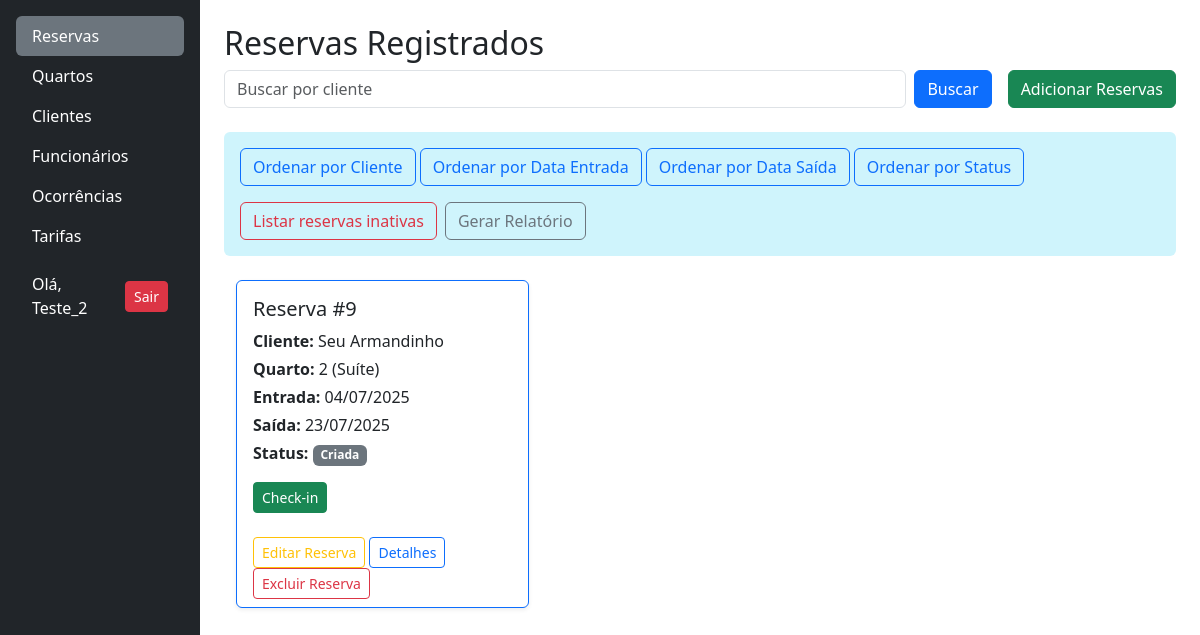
The app's page / (signed in), older data.
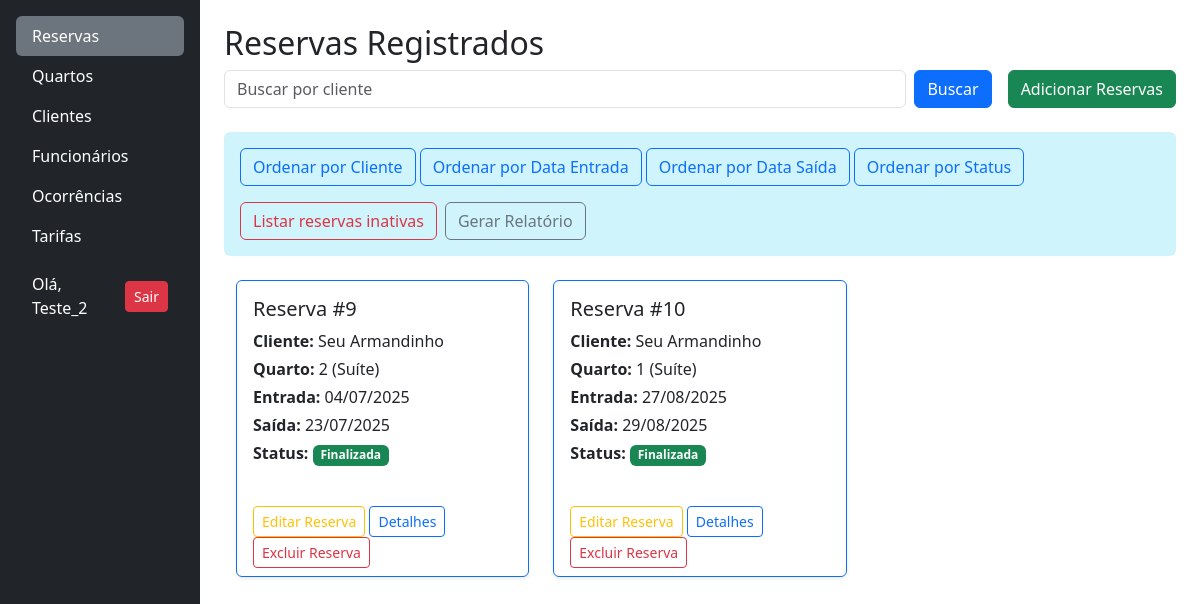
The same page, newer data.
### reservas/models.py (models this page shows, shortened)
class Reserva(models.Model):
    data_entrada = models.DateField()
    data_saida = models.DateField()
    cliente = models.ForeignKey(Cliente, on_delete=models.RESTRICT)
    funcionario = models.ForeignKey(User, on_delete=models.RESTRICT)
    quarto = models.ForeignKey(Quarto, on_delete=models.RESTRICT)
    criada_em = models.DateTimeField(auto_now_add=True)
    status = models.CharField(
        max_length=20,
        choices=STATUS_RESERVA_CHOICES,
        default='criada',
    )

### clientes/models.py (models this page shows, shortened)
class Cliente(models.Model):
    nome = models.CharField(max_length=50, blank=False)
    email = models.EmailField(max_length=254, blank=False)
    telefone = models.CharField(max_length=11, blank=False)
    cpf = models.CharField(max_length=11, unique=True, blank=False)
    endereco = models.CharField(
        max_length=50, blank=False, verbose_name="Endereço")
    cep = models.CharField(max_length=8, blank=False)
    ativo = models.BooleanField(default=True)

### quartos/models.py (models this page shows, shortened)
class Quarto(models.Model):
    numero = models.IntegerField(
        unique=True,
        verbose_name="Número do Quarto"
    )
    andar = models.IntegerField(
        verbose_name="Andar do Quarto"
    )
    descricao = models.TextField(
        blank=True,
        null=True,
        verbose_name="Descrição do Quarto"
    )
    status = models.CharField(
        choices=QUARTO_STATUS_CHOICES,
        max_length=25,
        blank=False,
        verbose_name="Status Atual"
    )
    tipo = models.ForeignKey(
        TipoQuarto,
        on_delete=models.RESTRICT,
        verbose_name="Tipo de Quarto"
    )
    foto = StdImageField(
        upload_to='fotos/quartos',
        variations={'thumb': (150, 150), 'medium': (
            300, 300), 'large': (600, 400)},
        blank=True,
        null=True
    )

class TipoQuarto(models.Model):
    nome = models.CharField(max_length=100, unique=True, blank=False)
    descricao = models.TextField(max_length=400, blank=True, null=True)
    capacidade = models.IntegerField(verbose_name="Capacidade", blank=False)

### reservas/views.py (the view)
# urls.py: path("", include('reservas.urls')),
@login_required
def reservas(request):
    query = request.GET.get('busca', '')
    if query:
        reservas = Reserva.objects.filter(
            cliente__nome__icontains=query, status__in=[
                "criada", "em_andamento", "finalizada"]
        )
    else:
        reservas = Reserva.objects.filter(
            status__in=["criada", "em_andamento", "finalizada"])
    dados = {
        'reservas': reservas,
        'query': query,
        'ativos': True,
    }
    return render(request, 'reservas/index.html', dados)

### reservas/templates/reservas/index.html
{% extends 'base.html' %}
{% block content %}
   <h2>Reservas Registrados</h2>
    <div class="d-flex flex-wrap align-items-center gap-3 mb-4">
        <div class="flex-grow-1">
            {% include 'partials/_busca.html' with placeholder_text="Buscar por cliente" %}
        </div>
        <div class="d-flex flex-wrap align-items-center gap-2">
            <a href="{% url 'reservas:cadastrar_reserva' %}" class="btn btn-success">Adicionar Reservas</a>
        </div>
    </div>
    <div class="d-flex flex-wrap gap-3 align-items-center bg-info-subtle text-white p-3 rounded mb-3 justify-content-between">
        <div>
            <a href="{% url 'reservas:ordenar_reserva' 'cliente' %}?busca={{ query }}&ativo={{ ativos }}" class="btn btn-outline-primary">Ordenar por Cliente</a>
            <a href="{% url 'reservas:ordenar_reserva' 'data_entrada' %}?busca={{ query }}&ativo={{ ativos }}" class="btn btn-outline-primary">Ordenar por Data Entrada</a>
            <a href="{% url 'reservas:ordenar_reserva' 'data_saida' %}?busca={{ query }}&ativo={{ ativos }}" class="btn btn-outline-primary">Ordenar por Data Saída</a>
            <a href="{% url 'reservas:ordenar_reserva' 'status' %}?busca={{ query }}&ativo={{ ativos }}" class="btn btn-outline-primary">Ordenar por Status</a>
        </div>
        <div class="d-flex flex-wrap gap-2">
            {% if ativos %}
                <a href="{% url 'reservas:reservas_inativas' %}" class="btn btn-outline-danger">Listar reservas inativas</a>
            {% else %}
                <a href="{% url 'reservas:reservas' %}" class="btn btn-outline-success">Listar reservas ativas</a>
            {% endif %}
            <a href="{% url 'reservas:relatorio_reservas' %}" class="btn btn-outline-secondary">Gerar Relatório</a>
        </div>
    </div>
    {% include 'reservas/partials/_cards_reservas.html' with reservas=reservas %}
{% endblock %}

### reservas/templates/reservas/partials/_card_reserva.html (shortened to what this page needs)
<div class="col">
    <div class="card h-100 border-primary shadow-sm">
        <div class="card-body">
            <h5 class="card-title">Reserva #{{ reserva.pk }}</h5>
            <p class="mb-1"><strong>Cliente:</strong> {{ reserva.cliente.nome }}</p>
            <p class="mb-1"><strong>Quarto:</strong> {{ reserva.quarto.numero }} ({{ reserva.quarto.tipo.nome }})</p>
            <p class="mb-1"><strong>Entrada:</strong> {{ reserva.data_entrada|date:"d/m/Y" }}</p>
            <p class="mb-1"><strong>Saída:</strong> {{ reserva.data_saida|date:"d/m/Y" }}</p>
            <p>
                <strong>Status:</strong>
                <span class="badge
                  {% if reserva.status == 'criada' %}bg-secondary
                  {% elif reserva.status == 'em_andamento' %}bg-warning text-dark
                  {% elif reserva.status == 'finalizada' %}bg-success
                  {% elif reserva.status == 'cancelada' %}bg-danger
                  {% else %}bg-dark
                  {% endif %}
                ">
                    {{ reserva.get_status_display }}
                </span>
            </p>
            {% if reserva.status == "criada" %}
                <a href="{% url 'reservas:realizar_checkin' reserva.id %}" class="btn btn-sm btn-success">
                    Check-in
                </a>
            {% endif %}
        </div>
        <div class="card-footer bg-transparent border-0" >
            <a href="{% url 'reservas:editar_reserva' reserva.id %}" class="btn btn-outline-warning btn-sm">Editar
                Reserva</a>
            <a href="#" class="btn btn-outline-primary btn-sm">
                Detalhes
            </a>
            {% if reserva.status == 'cancelada' %}
            <a href="{% url 'reservas:ativar_reserva' reserva.id %}" class="btn btn-outline-secondary btn-sm">Ativar
                Reserva</a>
            {% else %}
            <a href="{% url 'reservas:excluir_reserva' reserva.id %}" class="btn btn-outline-danger btn-sm">Excluir
                Reserva</a>
            {% endif %}
        </div>
    </div>
</div>

Row changes from the older to the newer data that the page shows:
changed Reserva id 9: status "Criada" → "Finalizada"; no longer shows "Check-in"
added Reserva: pk "10", cliente.nome "Seu Armandinho", quarto.numero "1", quarto.tipo.nome "Suíte", data_entrada "27/08/2025", data_saida "29/08/2025", status "Finalizada", shows "Excluir Reserva"
